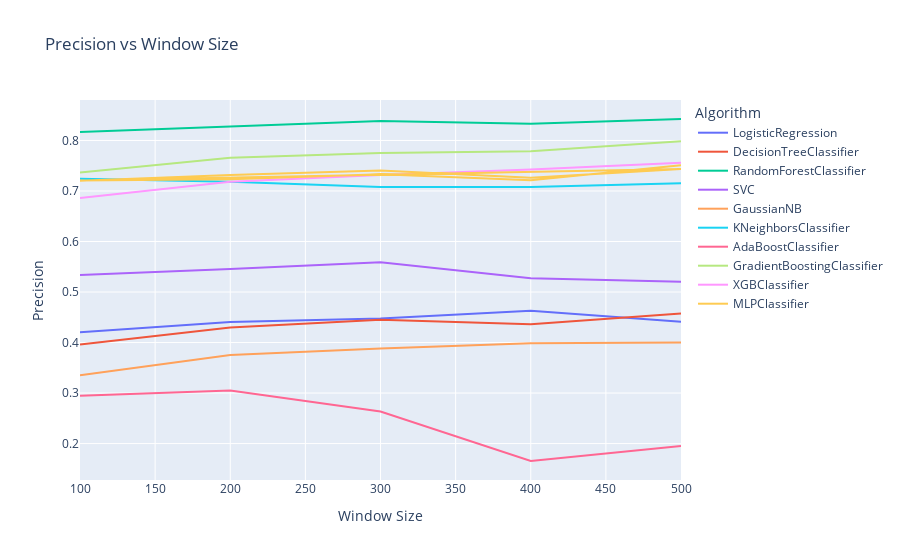

This figure's notebook cell:
### Code cell
import plotly.express as px
import pandas as pd

# Prepare data as a flat DataFrame for Precision
flat_data_precision = [
    {'Algorithm': algo['algorithm'], 'Window Size': entry['window_size'], 'Precision': entry['precision']}
    for algo in results for entry in algo['results']
]
df_precision = pd.DataFrame(flat_data_precision)

# Create an interactive line plot for Precision
fig_precision = px.line(
    df_precision, 
    x='Window Size', 
    y='Precision', 
    color='Algorithm', 
    title='Precision vs Window Size'
)
fig_precision.show()

# Save the plot to an HTML file
fig_precision.write_html('precision.html')

### Figure 1 — Plotly figure (JSON) as saved in the notebook; plotly's stock layout.template omitted (floating-point values rounded to 4 significant figures)
{"data": [{"hovertemplate": "Algorithm=LogisticRegression<br>Window Size=%{x}<br>Precision=%{y}<extra></extra>", "legendgroup": "LogisticRegression", "line": {"color": "#636efa", "dash": "solid"}, "marker": {"symbol": "circle"}, "mode": "lines", "name": "LogisticRegression", "orientation": "v", "showlegend": true, "type": "scatter", "x": [100, 200, 300, 400, 500], "xaxis": "x", "y": [0.4205, 0.4405, 0.4476, 0.4628, 0.4413], "yaxis": "y"}, {"hovertemplate": "Algorithm=DecisionTreeClassifier<br>Window Size=%{x}<br>Precision=%{y}<extra></extra>", "legendgroup": "DecisionTreeClassifier", "line": {"color": "#EF553B", "dash": "solid"}, "marker": {"symbol": "circle"}, "mode": "lines", "name": "DecisionTreeClassifier", "orientation": "v", "showlegend": true, "type": "scatter", "x": [100, 200, 300, 400, 500], "xaxis": "x", "y": [0.3961, 0.4299, 0.4452, 0.4361, 0.4574], "yaxis": "y"}, {"hovertemplate": "Algorithm=RandomForestClassifier<br>Window Size=%{x}<br>Precision=%{y}<extra></extra>", "legendgroup": "RandomForestClassifier", "line": {"color": "#00cc96", "dash": "solid"}, "marker": {"symbol": "circle"}, "mode": "lines", "name": "RandomForestClassifier", "orientation": "v", "showlegend": true, "type": "scatter", "x": [100, 200, 300, 400, 500], "xaxis": "x", "y": [0.817, 0.8281, 0.8388, 0.833, 0.8425], "yaxis": "y"}, {"hovertemplate": "Algorithm=SVC<br>Window Size=%{x}<br>Precision=%{y}<extra></extra>", "legendgroup": "SVC", "line": {"color": "#ab63fa", "dash": "solid"}, "marker": {"symbol": "circle"}, "mode": "lines", "name": "SVC", "orientation": "v", "showlegend": true, "type": "scatter", "x": [100, 200, 300, 400, 500], "xaxis": "x", "y": [0.5337, 0.5455, 0.5588, 0.5273, 0.5201], "yaxis": "y"}, {"hovertemplate": "Algorithm=GaussianNB<br>Window Size=%{x}<br>Precision=%{y}<extra></extra>", "legendgroup": "GaussianNB", "line": {"color": "#FFA15A", "dash": "solid"}, "marker": {"symbol": "circle"}, "mode": "lines", "name": "GaussianNB", "orientation": "v", "showlegend": true, "type": "scatter", "x": [100, 200, 300, 400, 500], "xaxis": "x", "y": [0.3351, 0.3752, 0.3883, 0.3986, 0.4], "yaxis": "y"}, {"hovertemplate": "Algorithm=KNeighborsClassifier<br>Window Size=%{x}<br>Precision=%{y}<extra></extra>", "legendgroup": "KNeighborsClassifier", "line": {"color": "#19d3f3", "dash": "solid"}, "marker": {"symbol": "circle"}, "mode": "lines", "name": "KNeighborsClassifier", "orientation": "v", "showlegend": true, "type": "scatter", "x": [100, 200, 300, 400, 500], "xaxis": "x", "y": [0.7242, 0.7184, 0.708, 0.7078, 0.7151], "yaxis": "y"}, {"hovertemplate": "Algorithm=AdaBoostClassifier<br>Window Size=%{x}<br>Precision=%{y}<extra></extra>", "legendgroup": "AdaBoostClassifier", "line": {"color": "#FF6692", "dash": "solid"}, "marker": {"symbol": "circle"}, "mode": "lines", "name": "AdaBoostClassifier", "orientation": "v", "showlegend": true, "type": "scatter", "x": [100, 200, 300, 400, 500], "xaxis": "x", "y": [0.2946, 0.3053, 0.2634, 0.1655, 0.195], "yaxis": "y"}, {"hovertemplate": "Algorithm=GradientBoostingClassifier<br>Window Size=%{x}<br>Precision=%{y}<extra></extra>", "legendgroup": "GradientBoostingClassifier", "line": {"color": "#B6E880", "dash": "solid"}, "marker": {"symbol": "circle"}, "mode": "lines", "name": "GradientBoostingClassifier", "orientation": "v", "showlegend": true, "type": "scatter", "x": [100, 200, 300, 400, 500], "xaxis": "x", "y": [0.7364, 0.7658, 0.7754, 0.7787, 0.7984], "yaxis": "y"}, {"hovertemplate": "Algorithm=XGBClassifier<br>Window Size=%{x}<br>Precision=%{y}<extra></extra>", "legendgroup": "XGBClassifier", "line": {"color": "#FF97FF", "dash": "solid"}, "marker": {"symbol": "circle"}, "mode": "lines", "name": "XGBClassifier", "orientation": "v", "showlegend": true, "type": "scatter", "x": [100, 200, 300, 400, 500], "xaxis": "x", "y": [0.6861, 0.7185, 0.7316, 0.7425, 0.7561], "yaxis": "y"}, {"hovertemplate": "Algorithm=MLPClassifier<br>Window Size=%{x}<br>Precision=%{y}<extra></extra>", "legendgroup": "MLPClassifier", "line": {"color": "#FECB52", "dash": "solid"}, "marker": {"symbol": "circle"}, "mode": "lines", "name": "MLPClassifier", "orientation": "v", "showlegend": true, "type": "scatter", "x": [100, 200, 300, 400, 500, 100, 200, 300, 400, 500], "xaxis": "x", "y": [0.7203, 0.7316, 0.7403, 0.7262, 0.7435, 0.7206, 0.723, 0.7331, 0.7215, 0.7512], "yaxis": "y"}], "layout": {"legend": {"title": {"text": "Algorithm"}, "tracegroupgap": 0}, "title": {"text": "Precision vs Window Size"}, "xaxis": {"anchor": "y", "domain": [0, 1], "title": {"text": "Window Size"}}, "yaxis": {"anchor": "x", "domain": [0, 1], "title": {"text": "Precision"}}}}
